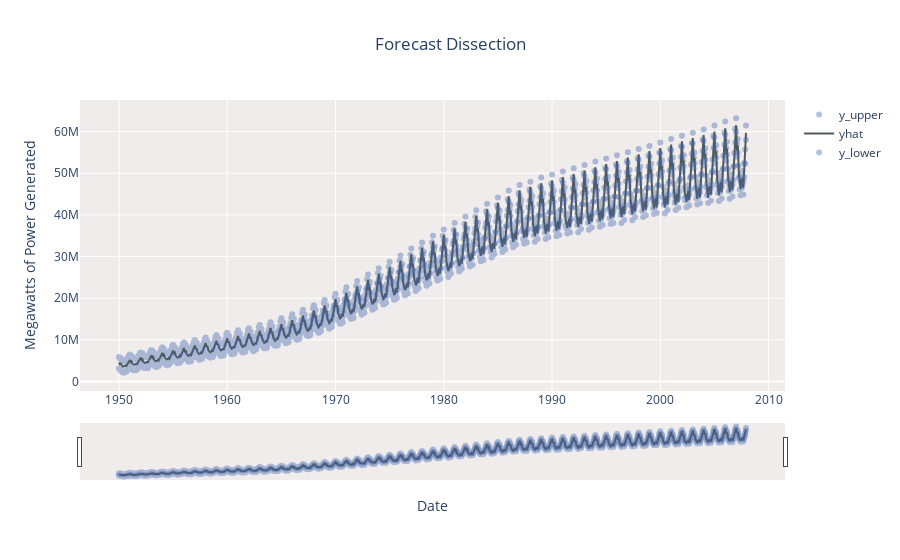

Notebook cell for this chart:
### Markdown cell above
The prediction was <b>1.48 million</b> of MWH apart from the real value. Equally important the Mean Absolute Percentage Error <b>is 3.10 %</b>. This model had a better prediction than ARIMA on a seasonal difference but lesser precise than ARIMA seasonal.

### Code cell
fig = go.Figure()

#yupper
fig.add_trace(go.Scatter(x=my_forecast['ds'], y=my_forecast['yhat_upper'], 
                            opacity=0.4,line_color='#4267B2', mode='markers', name="y_upper"))

#yhat                            
fig.add_trace(go.Scatter(x=my_forecast['ds'], y=my_forecast['yhat'],
                            line_color='#515A5A', mode='lines', name="yhat"))  
#ylower
fig.add_trace(go.Scatter(x=my_forecast['ds'], y=my_forecast['yhat_lower'], mode='markers', 
                            opacity=0.4 ,line_color='#4267B2', name="y_lower"))
fig.update_xaxes(rangeslider_visible=True, constraintoward='middle')
fig.update_layout(
    yaxis_title="Megawatts of Power Generated ", 
    xaxis_title="Date",
    title="Forecast Dissection",
    title_x=0.5,
    plot_bgcolor='#F0ECEC',
    margin_pad=0
)
fig.show()

### Figure 1 — Plotly figure (JSON) as saved in the notebook; plotly's stock layout.template omitted (floating-point values rounded to 4 significant figures; data arrays with more than 128 entries replaced by an {"elided": "..."} marker saying what was removed)
{"data": [{"line": {"color": "#4267B2"}, "mode": "markers", "name": "y_upper", "opacity": 0.4, "type": "scatter", "x": {"elided": "696 str values"}, "y": {"elided": "696 float values"}}, {"line": {"color": "#515A5A"}, "mode": "lines", "name": "yhat", "type": "scatter", "x": {"elided": "696 str values"}, "y": {"elided": "696 float values"}}, {"line": {"color": "#4267B2"}, "mode": "markers", "name": "y_lower", "opacity": 0.4, "type": "scatter", "x": {"elided": "696 str values"}, "y": {"elided": "696 float values"}}], "layout": {"margin": {"pad": 0}, "plot_bgcolor": "#F0ECEC", "title": {"text": "Forecast Dissection", "x": 0.5}, "xaxis": {"constraintoward": "middle", "rangeslider": {"visible": true}, "title": {"text": "Date"}}, "yaxis": {"title": {"text": "Megawatts of Power Generated "}}}}
